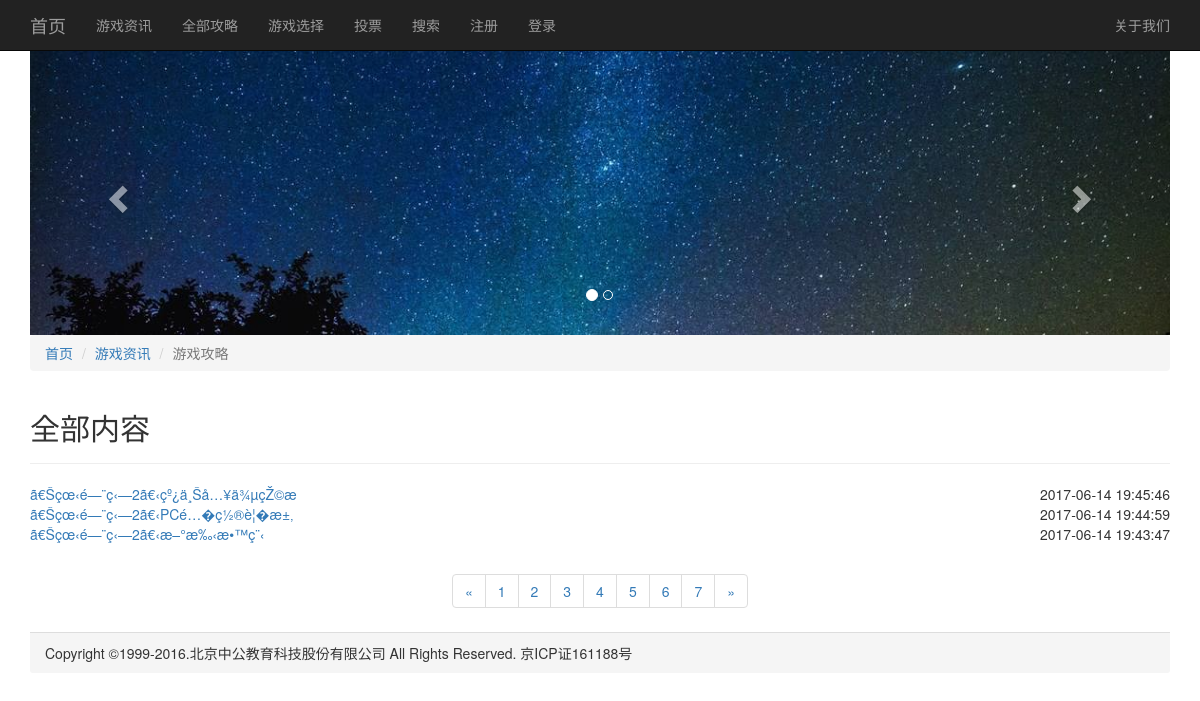
Page /list.php on the committed database.
### tables this page shows
CREATE TABLE IF NOT EXISTS `article` (
  `id` int(11) NOT NULL AUTO_INCREMENT,
  `title` varchar(32) NOT NULL,
  `a_column` varchar(32) NOT NULL,
  `a_describe` varchar(100) NOT NULL,
  `keyword` varchar(32) NOT NULL,
  `content` text NOT NULL,
  `pic` varchar(32) NOT NULL,
  `time` varchar(32) NOT NULL,
  PRIMARY KEY (`id`)
);

### list.php (the view, shortened to what this page needs)
<?php
	$listid = "";
	$pagesize = 3;
	if(!empty($_GET["page"])){
		$pages = $_GET["page"];
		$pages = ($pages-1)*$pagesize;
	}else{
		$pages = 0;
	}
	include "header.php";
	$conn = new mysqli("localhost","root","root","phpwork");
	if($listid==""){
		$sql = "select * from article order by id desc limit $pages,$pagesize";
		$sumsql = "select * from article";
		$listid = "全部内容";
	}else{
		$sql = "select * from article where a_column='$listid' order by id desc limit $pages,$pagesize";
		$sumsql = "select * from article where a_column='$listid'";
	}
	$sumresult = $conn->query($sumsql);
	$result = $conn->query($sql);
	$sumresult = $sumresult->num_rows;
?>
			<ol class="breadcrumb">
  				<li><a href="index.php">首页</a></li>
  				<li><a href="information.php">游戏资讯</a></li>
  				<li class="active">游戏攻略</li>
			</ol>
			<div class="page-header">
				<h2><?php echo $listid; ?></h2>
			</div>
		</div>
		<div class="container">
			<ul class="list-unstyled">
				<?php
				if($result->num_rows>0){
					while($row=$result->fetch_assoc()){
				?>
				<li class="list-unstyled"><a href="content.php?contentid=<?php echo $row["id"]; ?>"><?php echo $row["title"] ?></a><span class="pull-right"><?php echo $row["time"] ?></span></li>
				<?php
						}
					}
				?>
			</ul>
		</div>
		<div class="container text-center">
			<nav aria-label="Page navigation">
			<ul class="pagination">
			    <li>
			    	 <?php
			          	if(!empty($_GET["page"])){
							$pg = $_GET["page"]-1;
							if($pg<=0){
								$pg=1;
							}
							$next = $_GET["page"]+1;
							if($next>= ceil($sumresult/$pagesize)){
								$next = ceil($sumresult/$pagesize);
							}
						}else{
							$pg = 1;
							if(ceil($sumresult/$pagesize)<2){
								$next = 1;
							}else{
								$next = $pg+1;
							}
						}
					 ?>
			      <a href="<?php echo $_SERVER['PHP_SELF'];
					if($listid !="全部内容"){
						$listid=$_GET["listid"];
						echo "?listid=$listid&page=".$pg;
					}else{
						echo "?page=".$pg;
					} ?>" aria-label="Previous">
			        <span aria-hidden="true">&laquo;</span>
			      </a>
			    </li>
			    <?php
		        	for($x = 0; $x<ceil($sumresult/$pagesize); $x++){
						$y = $x+1;
				?>
			    <li><a href="<?php echo $_SERVER['PHP_SELF'];
				if($listid !="全部内容"){
					$listid=$_GET["listid"];
					echo "?listid=$listid&page=$y";
				}else{
					echo "?page=$y";
					} ?>"><?php echo $y; ?></a></li>
			    <?php
					}
				?>
			    <li>
		        <a href="<?php echo $_SERVER['PHP_SELF'];
				if($listid !="全部内容"){
					$listid=$_GET["listid"];
					echo "?listid=$listid&page=".$next;
				}else{
					echo "?page=".$next;
					} ?>" aria-label="Next">
		        	<span aria-hidden="true">&raquo;</span>
		        </a>
		    	</li>
		  	</ul>
			</nav>
		</div>
<?php
	include "foot.php";
?>

### rows in the picture
article: title "ã€Šçœ‹é—¨ç‹—2ã€‹çº¿ä¸Šå…¥ä¾µçŽ©æ", time "2017-06-14 19:45:46"
article: title "ã€Šçœ‹é—¨ç‹—2ã€‹PCé…�ç½®è¦�æ±‚", time "2017-06-14 19:44:59"
article: title "ã€Šçœ‹é—¨ç‹—2ã€‹æ–°æ‰‹æ•™ç¨‹", time "2017-06-14 19:43:47"

### other values in the picture
$listid "全部内容"
$y "1"
$y "2"
$y "3"
$y "4"
$y "5"
$y "6"
$y "7"
